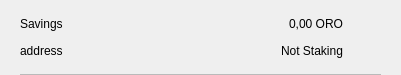
<?xml version="1.0" encoding="UTF-8"?>
<ui version="4.0">
 <class>CSRow</class>
 <widget class="QWidget" name="CSRow">
  <property name="geometry">
   <rect>
    <x>0</x>
    <y>0</y>
    <width>401</width>
    <height>75</height>
   </rect>
  </property>
  <property name="windowTitle">
   <string>Form</string>
  </property>
  <layout class="QVBoxLayout" name="verticalLayout">
   <property name="spacing">
    <number>0</number>
   </property>
   <property name="leftMargin">
    <number>20</number>
   </property>
   <property name="topMargin">
    <number>10</number>
   </property>
   <property name="rightMargin">
    <number>20</number>
   </property>
   <property name="bottomMargin">
    <number>0</number>
   </property>
   <item>
    <widget class="QWidget" name="info" native="true">
     <property name="minimumSize">
      <size>
       <width>0</width>
       <height>0</height>
      </size>
     </property>
     <layout class="QHBoxLayout" name="horizontalLayout_3">
      <property name="leftMargin">
       <number>0</number>
      </property>
      <property name="topMargin">
       <number>0</number>
      </property>
      <property name="rightMargin">
       <number>0</number>
      </property>
      <property name="bottomMargin">
       <number>10</number>
      </property>
      <item>
       <widget class="QWidget" name="container" native="true">
        <property name="minimumSize">
         <size>
          <width>0</width>
          <height>0</height>
         </size>
        </property>
        <layout class="QVBoxLayout" name="verticalLayout_2">
         <property name="spacing">
          <number>0</number>
         </property>
         <property name="leftMargin">
          <number>0</number>
         </property>
         <property name="topMargin">
          <number>0</number>
         </property>
         <property name="rightMargin">
          <number>0</number>
         </property>
         <property name="bottomMargin">
          <number>0</number>
         </property>
         <item>
          <layout class="QHBoxLayout" name="horizontalLayout">
           <item>
            <widget class="QLabel" name="labelName">
             <property name="toolTip">
              <string notr="true"/>
             </property>
             <property name="text">
              <string>Savings</string>
             </property>
            </widget>
           </item>
           <item>
            <spacer name="horizontalSpacer">
             <property name="orientation">
              <enum>Qt::Horizontal</enum>
             </property>
             <property name="sizeHint" stdset="0">
              <size>
               <width>40</width>
               <height>20</height>
              </size>
             </property>
            </spacer>
           </item>
           <item>
            <widget class="QLabel" name="labelAmount">
             <property name="text">
              <string>0,00 ORO</string>
             </property>
            </widget>
           </item>
          </layout>
         </item>
         <item>
          <layout class="QHBoxLayout" name="horizontalLayout_2">
           <item>
            <widget class="QLabel" name="labelAddress">
             <property name="toolTip">
              <string notr="true"/>
             </property>
             <property name="text">
              <string>address</string>
             </property>
            </widget>
           </item>
           <item>
            <spacer name="horizontalSpacer_2">
             <property name="orientation">
              <enum>Qt::Horizontal</enum>
             </property>
             <property name="sizeHint" stdset="0">
              <size>
               <width>40</width>
               <height>20</height>
              </size>
             </property>
            </spacer>
           </item>
           <item>
            <widget class="QLabel" name="labelStaking">
             <property name="text">
              <string>Not Staking</string>
             </property>
            </widget>
           </item>
          </layout>
         </item>
        </layout>
       </widget>
      </item>
      <item alignment="Qt::AlignHCenter|Qt::AlignVCenter">
       <widget class="QPushButton" name="pushButtonMenu">
        <property name="minimumSize">
         <size>
          <width>24</width>
          <height>24</height>
         </size>
        </property>
        <property name="maximumSize">
         <size>
          <width>32</width>
          <height>32</height>
         </size>
        </property>
        <property name="focusPolicy">
         <enum>Qt::NoFocus</enum>
        </property>
        <property name="styleSheet">
         <string notr="true">border:none; background-color:transparent;</string>
        </property>
        <property name="text">
         <string/>
        </property>
        <property name="icon">
         <iconset>
          <normaloff>://ic-menu-hover</normaloff>://ic-menu-hover</iconset>
        </property>
        <property name="iconSize">
         <size>
          <width>24</width>
          <height>24</height>
         </size>
        </property>
       </widget>
      </item>
     </layout>
    </widget>
   </item>
   <item>
    <widget class="QLabel" name="lblDivisory">
     <property name="minimumSize">
      <size>
       <width>0</width>
       <height>1</height>
      </size>
     </property>
     <property name="maximumSize">
      <size>
       <width>16777215</width>
       <height>1</height>
      </size>
     </property>
     <property name="styleSheet">
      <string notr="true">background-color:#bababa;</string>
     </property>
     <property name="text">
      <string/>
     </property>
     <property name="alignment">
      <set>Qt::AlignBottom|Qt::AlignLeading|Qt::AlignLeft</set>
     </property>
    </widget>
   </item>
  </layout>
 </widget>
 <resources/>
 <connections/>
</ui>
